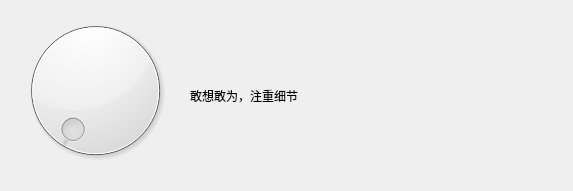
<?xml version="1.0" encoding="UTF-8"?>
<ui version="4.0">
 <class>MainWindow</class>
 <widget class="QMainWindow" name="MainWindow">
  <property name="geometry">
   <rect>
    <x>0</x>
    <y>0</y>
    <width>573</width>
    <height>191</height>
   </rect>
  </property>
  <property name="windowTitle">
   <string>MainWindow</string>
  </property>
  <widget class="QWidget" name="centralwidget">
   <widget class="QWidget" name="horizontalLayoutWidget">
    <property name="geometry">
     <rect>
      <x>190</x>
      <y>10</y>
      <width>381</width>
      <height>171</height>
     </rect>
    </property>
    <layout class="QHBoxLayout" name="horizontalLayout">
     <item>
      <widget class="QLabel" name="label">
       <property name="text">
        <string>敢想敢为，注重细节</string>
       </property>
      </widget>
     </item>
    </layout>
   </widget>
   <widget class="QDial" name="dial">
    <property name="geometry">
     <rect>
      <x>10</x>
      <y>10</y>
      <width>171</width>
      <height>161</height>
     </rect>
    </property>
   </widget>
  </widget>
 </widget>
 <resources/>
 <connections/>
</ui>
